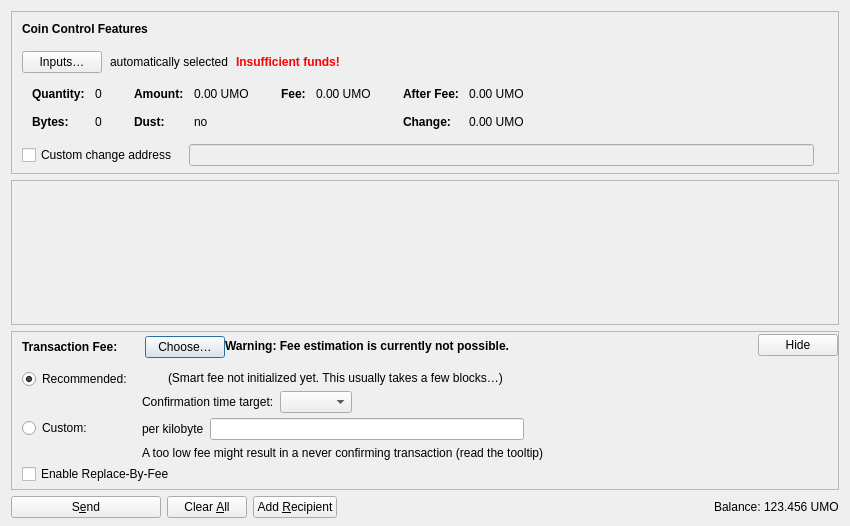
<?xml version="1.0" encoding="UTF-8"?>
<ui version="4.0">
 <class>SendCoinsDialog</class>
 <widget class="QDialog" name="SendCoinsDialog">
  <property name="geometry">
   <rect>
    <x>0</x>
    <y>0</y>
    <width>850</width>
    <height>526</height>
   </rect>
  </property>
  <property name="windowTitle">
   <string>Send Coins</string>
  </property>
  <layout class="QVBoxLayout" name="verticalLayout" stretch="0,1,0,0">
   <property name="bottomMargin">
    <number>8</number>
   </property>
   <item>
    <widget class="QFrame" name="frameCoinControl">
     <property name="sizePolicy">
      <sizepolicy hsizetype="Expanding" vsizetype="Expanding">
       <horstretch>0</horstretch>
       <verstretch>0</verstretch>
      </sizepolicy>
     </property>
     <property name="maximumSize">
      <size>
       <width>16777215</width>
       <height>16777215</height>
      </size>
     </property>
     <property name="frameShape">
      <enum>QFrame::StyledPanel</enum>
     </property>
     <property name="frameShadow">
      <enum>QFrame::Sunken</enum>
     </property>
     <layout class="QVBoxLayout" name="verticalLayoutCoinControl2">
      <property name="spacing">
       <number>0</number>
      </property>
      <property name="leftMargin">
       <number>0</number>
      </property>
      <property name="topMargin">
       <number>0</number>
      </property>
      <property name="rightMargin">
       <number>0</number>
      </property>
      <property name="bottomMargin">
       <number>6</number>
      </property>
      <item>
       <layout class="QVBoxLayout" name="verticalLayoutCoinControl" stretch="0,0,0,0,1">
        <property name="spacing">
         <number>0</number>
        </property>
        <property name="leftMargin">
         <number>10</number>
        </property>
        <property name="topMargin">
         <number>10</number>
        </property>
        <item>
         <layout class="QHBoxLayout" name="horizontalLayoutCoinControl1">
          <property name="bottomMargin">
           <number>15</number>
          </property>
          <item>
           <widget class="QLabel" name="labelCoinControlFeatures">
            <property name="sizePolicy">
             <sizepolicy hsizetype="Preferred" vsizetype="Maximum">
              <horstretch>0</horstretch>
              <verstretch>0</verstretch>
             </sizepolicy>
            </property>
            <property name="font">
             <font>
              <weight>75</weight>
              <bold>true</bold>
             </font>
            </property>
            <property name="styleSheet">
             <string notr="true">font-weight:bold;</string>
            </property>
            <property name="text">
             <string>Coin Control Features</string>
            </property>
           </widget>
          </item>
         </layout>
        </item>
        <item>
         <layout class="QHBoxLayout" name="horizontalLayoutCoinControl2" stretch="0,0,0,0">
          <property name="spacing">
           <number>8</number>
          </property>
          <property name="bottomMargin">
           <number>10</number>
          </property>
          <item>
           <widget class="QPushButton" name="pushButtonCoinControl">
            <property name="styleSheet">
             <string notr="true"/>
            </property>
            <property name="text">
             <string>Inputs…</string>
            </property>
            <property name="autoDefault">
             <bool>false</bool>
            </property>
           </widget>
          </item>
          <item>
           <widget class="QLabel" name="labelCoinControlAutomaticallySelected">
            <property name="text">
             <string>automatically selected</string>
            </property>
            <property name="margin">
             <number>5</number>
            </property>
           </widget>
          </item>
          <item>
           <widget class="QLabel" name="labelCoinControlInsuffFunds">
            <property name="font">
             <font>
              <weight>75</weight>
              <bold>true</bold>
             </font>
            </property>
            <property name="styleSheet">
             <string notr="true">color:red;font-weight:bold;</string>
            </property>
            <property name="text">
             <string>Insufficient funds!</string>
            </property>
            <property name="margin">
             <number>5</number>
            </property>
           </widget>
          </item>
          <item>
           <spacer name="horizontalSpacerCoinControl">
            <property name="orientation">
             <enum>Qt::Horizontal</enum>
            </property>
            <property name="sizeHint" stdset="0">
             <size>
              <width>40</width>
              <height>1</height>
             </size>
            </property>
           </spacer>
          </item>
         </layout>
        </item>
        <item>
         <widget class="QWidget" name="widgetCoinControl" native="true">
          <property name="sizePolicy">
           <sizepolicy hsizetype="Preferred" vsizetype="Preferred">
            <horstretch>0</horstretch>
            <verstretch>0</verstretch>
           </sizepolicy>
          </property>
          <property name="minimumSize">
           <size>
            <width>0</width>
            <height>0</height>
           </size>
          </property>
          <property name="styleSheet">
           <string notr="true"/>
          </property>
          <layout class="QHBoxLayout" name="horizontalLayoutCoinControl5">
           <property name="leftMargin">
            <number>0</number>
           </property>
           <property name="topMargin">
            <number>0</number>
           </property>
           <property name="rightMargin">
            <number>0</number>
           </property>
           <property name="bottomMargin">
            <number>0</number>
           </property>
           <item>
            <layout class="QHBoxLayout" name="horizontalLayoutCoinControl3" stretch="0,0,0,1">
             <property name="spacing">
              <number>20</number>
             </property>
             <property name="topMargin">
              <number>0</number>
             </property>
             <property name="bottomMargin">
              <number>10</number>
             </property>
             <item>
              <layout class="QFormLayout" name="formLayoutCoinControl1">
               <property name="horizontalSpacing">
                <number>10</number>
               </property>
               <property name="verticalSpacing">
                <number>14</number>
               </property>
               <property name="leftMargin">
                <number>10</number>
               </property>
               <property name="topMargin">
                <number>4</number>
               </property>
               <property name="rightMargin">
                <number>6</number>
               </property>
               <item row="0" column="0">
                <widget class="QLabel" name="labelCoinControlQuantityText">
                 <property name="font">
                  <font>
                   <weight>75</weight>
                   <bold>true</bold>
                  </font>
                 </property>
                 <property name="text">
                  <string>Quantity:</string>
                 </property>
                 <property name="margin">
                  <number>0</number>
                 </property>
                </widget>
               </item>
               <item row="0" column="1">
                <widget class="QLabel" name="labelCoinControlQuantity">
                 <property name="cursor">
                  <cursorShape>IBeamCursor</cursorShape>
                 </property>
                 <property name="contextMenuPolicy">
                  <enum>Qt::ActionsContextMenu</enum>
                 </property>
                 <property name="text">
                  <string notr="true">0</string>
                 </property>
                 <property name="margin">
                  <number>0</number>
                 </property>
                 <property name="textInteractionFlags">
                  <set>Qt::LinksAccessibleByMouse|Qt::TextSelectableByKeyboard|Qt::TextSelectableByMouse</set>
                 </property>
                </widget>
               </item>
               <item row="1" column="0">
                <widget class="QLabel" name="labelCoinControlBytesText">
                 <property name="font">
                  <font>
                   <weight>75</weight>
                   <bold>true</bold>
                  </font>
                 </property>
                 <property name="text">
                  <string>Bytes:</string>
                 </property>
                </widget>
               </item>
               <item row="1" column="1">
                <widget class="QLabel" name="labelCoinControlBytes">
                 <property name="cursor">
                  <cursorShape>IBeamCursor</cursorShape>
                 </property>
                 <property name="contextMenuPolicy">
                  <enum>Qt::ActionsContextMenu</enum>
                 </property>
                 <property name="text">
                  <string notr="true">0</string>
                 </property>
                 <property name="textInteractionFlags">
                  <set>Qt::LinksAccessibleByMouse|Qt::TextSelectableByKeyboard|Qt::TextSelectableByMouse</set>
                 </property>
                </widget>
               </item>
              </layout>
             </item>
             <item>
              <layout class="QFormLayout" name="formLayoutCoinControl2">
               <property name="horizontalSpacing">
                <number>10</number>
               </property>
               <property name="verticalSpacing">
                <number>14</number>
               </property>
               <property name="leftMargin">
                <number>6</number>
               </property>
               <property name="topMargin">
                <number>4</number>
               </property>
               <property name="rightMargin">
                <number>6</number>
               </property>
               <item row="0" column="0">
                <widget class="QLabel" name="labelCoinControlAmountText">
                 <property name="font">
                  <font>
                   <weight>75</weight>
                   <bold>true</bold>
                  </font>
                 </property>
                 <property name="text">
                  <string>Amount:</string>
                 </property>
                 <property name="margin">
                  <number>0</number>
                 </property>
                </widget>
               </item>
               <item row="0" column="1">
                <widget class="QLabel" name="labelCoinControlAmount">
                 <property name="cursor">
                  <cursorShape>IBeamCursor</cursorShape>
                 </property>
                 <property name="contextMenuPolicy">
                  <enum>Qt::ActionsContextMenu</enum>
                 </property>
                 <property name="text">
                  <string notr="true">0.00 UMO</string>
                 </property>
                 <property name="textInteractionFlags">
                  <set>Qt::LinksAccessibleByMouse|Qt::TextSelectableByKeyboard|Qt::TextSelectableByMouse</set>
                 </property>
                </widget>
               </item>
               <item row="1" column="0">
                <widget class="QLabel" name="labelCoinControlLowOutputText">
                 <property name="font">
                  <font>
                   <weight>75</weight>
                   <bold>true</bold>
                  </font>
                 </property>
                 <property name="text">
                  <string>Dust:</string>
                 </property>
                </widget>
               </item>
               <item row="1" column="1">
                <widget class="QLabel" name="labelCoinControlLowOutput">
                 <property name="cursor">
                  <cursorShape>IBeamCursor</cursorShape>
                 </property>
                 <property name="contextMenuPolicy">
                  <enum>Qt::ActionsContextMenu</enum>
                 </property>
                 <property name="text">
                  <string notr="true">no</string>
                 </property>
                 <property name="textInteractionFlags">
                  <set>Qt::LinksAccessibleByMouse|Qt::TextSelectableByKeyboard|Qt::TextSelectableByMouse</set>
                 </property>
                </widget>
               </item>
              </layout>
             </item>
             <item>
              <layout class="QFormLayout" name="formLayoutCoinControl3">
               <property name="horizontalSpacing">
                <number>10</number>
               </property>
               <property name="verticalSpacing">
                <number>14</number>
               </property>
               <property name="leftMargin">
                <number>6</number>
               </property>
               <property name="topMargin">
                <number>4</number>
               </property>
               <property name="rightMargin">
                <number>6</number>
               </property>
               <item row="0" column="0">
                <widget class="QLabel" name="labelCoinControlFeeText">
                 <property name="font">
                  <font>
                   <weight>75</weight>
                   <bold>true</bold>
                  </font>
                 </property>
                 <property name="text">
                  <string>Fee:</string>
                 </property>
                 <property name="margin">
                  <number>0</number>
                 </property>
                </widget>
               </item>
               <item row="0" column="1">
                <widget class="QLabel" name="labelCoinControlFee">
                 <property name="cursor">
                  <cursorShape>IBeamCursor</cursorShape>
                 </property>
                 <property name="contextMenuPolicy">
                  <enum>Qt::ActionsContextMenu</enum>
                 </property>
                 <property name="text">
                  <string notr="true">0.00 UMO</string>
                 </property>
                 <property name="textInteractionFlags">
                  <set>Qt::LinksAccessibleByMouse|Qt::TextSelectableByKeyboard|Qt::TextSelectableByMouse</set>
                 </property>
                </widget>
               </item>
              </layout>
             </item>
             <item>
              <layout class="QFormLayout" name="formLayoutCoinControl4">
               <property name="horizontalSpacing">
                <number>10</number>
               </property>
               <property name="verticalSpacing">
                <number>14</number>
               </property>
               <property name="leftMargin">
                <number>6</number>
               </property>
               <property name="topMargin">
                <number>4</number>
               </property>
               <property name="rightMargin">
                <number>6</number>
               </property>
               <item row="0" column="0">
                <widget class="QLabel" name="labelCoinControlAfterFeeText">
                 <property name="font">
                  <font>
                   <weight>75</weight>
                   <bold>true</bold>
                  </font>
                 </property>
                 <property name="text">
                  <string>After Fee:</string>
                 </property>
                 <property name="margin">
                  <number>0</number>
                 </property>
                </widget>
               </item>
               <item row="0" column="1">
                <widget class="QLabel" name="labelCoinControlAfterFee">
                 <property name="cursor">
                  <cursorShape>IBeamCursor</cursorShape>
                 </property>
                 <property name="contextMenuPolicy">
                  <enum>Qt::ActionsContextMenu</enum>
                 </property>
                 <property name="text">
                  <string notr="true">0.00 UMO</string>
                 </property>
                 <property name="textInteractionFlags">
                  <set>Qt::LinksAccessibleByMouse|Qt::TextSelectableByKeyboard|Qt::TextSelectableByMouse</set>
                 </property>
                </widget>
               </item>
               <item row="1" column="0">
                <widget class="QLabel" name="labelCoinControlChangeText">
                 <property name="font">
                  <font>
                   <weight>75</weight>
                   <bold>true</bold>
                  </font>
                 </property>
                 <property name="text">
                  <string>Change:</string>
                 </property>
                </widget>
               </item>
               <item row="1" column="1">
                <widget class="QLabel" name="labelCoinControlChange">
                 <property name="cursor">
                  <cursorShape>IBeamCursor</cursorShape>
                 </property>
                 <property name="contextMenuPolicy">
                  <enum>Qt::ActionsContextMenu</enum>
                 </property>
                 <property name="text">
                  <string notr="true">0.00 UMO</string>
                 </property>
                 <property name="textInteractionFlags">
                  <set>Qt::LinksAccessibleByMouse|Qt::TextSelectableByKeyboard|Qt::TextSelectableByMouse</set>
                 </property>
                </widget>
               </item>
              </layout>
             </item>
            </layout>
           </item>
          </layout>
         </widget>
        </item>
        <item>
         <layout class="QHBoxLayout" name="horizontalLayoutCoinControl4" stretch="0,0,0">
          <property name="spacing">
           <number>12</number>
          </property>
          <property name="sizeConstraint">
           <enum>QLayout::SetDefaultConstraint</enum>
          </property>
          <property name="topMargin">
           <number>5</number>
          </property>
          <property name="rightMargin">
           <number>5</number>
          </property>
          <item>
           <widget class="QCheckBox" name="checkBoxCoinControlChange">
            <property name="toolTip">
             <string>If this is activated, but the change address is empty or invalid, change will be sent to a newly generated address.</string>
            </property>
            <property name="text">
             <string>Custom change address</string>
            </property>
           </widget>
          </item>
          <item>
           <widget class="QValidatedLineEdit" name="lineEditCoinControlChange">
            <property name="enabled">
             <bool>false</bool>
            </property>
            <property name="sizePolicy">
             <sizepolicy hsizetype="Expanding" vsizetype="Fixed">
              <horstretch>0</horstretch>
              <verstretch>0</verstretch>
             </sizepolicy>
            </property>
           </widget>
          </item>
          <item>
           <widget class="QLabel" name="labelCoinControlChangeLabel">
            <property name="sizePolicy">
             <sizepolicy hsizetype="Preferred" vsizetype="Expanding">
              <horstretch>0</horstretch>
              <verstretch>0</verstretch>
             </sizepolicy>
            </property>
            <property name="minimumSize">
             <size>
              <width>0</width>
              <height>0</height>
             </size>
            </property>
            <property name="text">
             <string/>
            </property>
            <property name="margin">
             <number>3</number>
            </property>
           </widget>
          </item>
         </layout>
        </item>
        <item>
         <spacer name="verticalSpacerCoinControl">
          <property name="orientation">
           <enum>Qt::Vertical</enum>
          </property>
          <property name="sizeHint" stdset="0">
           <size>
            <width>800</width>
            <height>1</height>
           </size>
          </property>
         </spacer>
        </item>
       </layout>
      </item>
     </layout>
    </widget>
   </item>
   <item>
    <widget class="QScrollArea" name="scrollArea">
     <property name="widgetResizable">
      <bool>true</bool>
     </property>
     <widget class="QWidget" name="scrollAreaWidgetContents">
      <property name="geometry">
       <rect>
        <x>0</x>
        <y>0</y>
        <width>830</width>
        <height>104</height>
       </rect>
      </property>
      <layout class="QVBoxLayout" name="verticalLayout_2" stretch="0,1">
       <property name="leftMargin">
        <number>0</number>
       </property>
       <property name="topMargin">
        <number>0</number>
       </property>
       <property name="rightMargin">
        <number>0</number>
       </property>
       <property name="bottomMargin">
        <number>0</number>
       </property>
       <item>
        <layout class="QVBoxLayout" name="entries">
         <property name="spacing">
          <number>6</number>
         </property>
        </layout>
       </item>
       <item>
        <spacer name="verticalSpacer">
         <property name="orientation">
          <enum>Qt::Vertical</enum>
         </property>
         <property name="sizeHint" stdset="0">
          <size>
           <width>20</width>
           <height>40</height>
          </size>
         </property>
        </spacer>
       </item>
      </layout>
     </widget>
    </widget>
   </item>
   <item>
    <widget class="QFrame" name="frameFee">
     <property name="sizePolicy">
      <sizepolicy hsizetype="Expanding" vsizetype="Expanding">
       <horstretch>0</horstretch>
       <verstretch>0</verstretch>
      </sizepolicy>
     </property>
     <property name="maximumSize">
      <size>
       <width>16777215</width>
       <height>16777215</height>
      </size>
     </property>
     <property name="frameShape">
      <enum>QFrame::StyledPanel</enum>
     </property>
     <property name="frameShadow">
      <enum>QFrame::Sunken</enum>
     </property>
     <layout class="QVBoxLayout" name="verticalLayoutFee1">
      <property name="spacing">
       <number>0</number>
      </property>
      <property name="leftMargin">
       <number>0</number>
      </property>
      <property name="topMargin">
       <number>0</number>
      </property>
      <property name="rightMargin">
       <number>0</number>
      </property>
      <property name="bottomMargin">
       <number>0</number>
      </property>
      <item>
       <layout class="QVBoxLayout" name="verticalLayoutFee2" stretch="0,0,0">
        <property name="spacing">
         <number>0</number>
        </property>
        <property name="leftMargin">
         <number>10</number>
        </property>
        <property name="topMargin">
         <number>0</number>
        </property>
        <item>
         <layout class="QHBoxLayout" name="horizontalLayoutFee1">
          <property name="bottomMargin">
           <number>0</number>
          </property>
          <item>
           <layout class="QVBoxLayout" name="verticalLayoutFee7">
            <property name="spacing">
             <number>0</number>
            </property>
            <item>
             <spacer name="verticalSpacerSmartFee">
              <property name="orientation">
               <enum>Qt::Vertical</enum>
              </property>
              <property name="sizeType">
               <enum>QSizePolicy::Fixed</enum>
              </property>
              <property name="sizeHint" stdset="0">
               <size>
                <width>1</width>
                <height>4</height>
               </size>
              </property>
             </spacer>
            </item>
            <item>
             <layout class="QHBoxLayout" name="horizontalLayoutSmartFee">
              <property name="spacing">
               <number>10</number>
              </property>
              <item>
               <widget class="QLabel" name="labelFeeHeadline">
                <property name="sizePolicy">
                 <sizepolicy hsizetype="Preferred" vsizetype="Maximum">
                  <horstretch>0</horstretch>
                  <verstretch>0</verstretch>
                 </sizepolicy>
                </property>
                <property name="font">
                 <font>
                  <weight>75</weight>
                  <bold>true</bold>
                 </font>
                </property>
                <property name="styleSheet">
                 <string notr="true">font-weight:bold;</string>
                </property>
                <property name="text">
                 <string>Transaction Fee:</string>
                </property>
               </widget>
              </item>
              <item>
               <widget class="QLabel" name="labelFeeMinimized">
                <property name="text">
                 <string/>
                </property>
               </widget>
              </item>
              <item>
               <widget class="QPushButton" name="buttonChooseFee">
                <property name="text">
                 <string>Choose…</string>
                </property>
               </widget>
              </item>
             </layout>
            </item>
            <item>
             <spacer name="verticalSpacer_5">
              <property name="orientation">
               <enum>Qt::Vertical</enum>
              </property>
              <property name="sizeHint" stdset="0">
               <size>
                <width>1</width>
                <height>1</height>
               </size>
              </property>
             </spacer>
            </item>
           </layout>
          </item>
          <item>
           <widget class="QLabel" name="fallbackFeeWarningLabel">
            <property name="toolTip">
             <string>Using the fallbackfee can result in sending a transaction that will take several hours or days (or never) to confirm. Consider choosing your fee manually or wait until you have validated the complete chain.</string>
            </property>
            <property name="font">
            <font>
                <weight>75</weight>
                <bold>true</bold>
            </font>
            </property>
            <property name="text">
             <string>Warning: Fee estimation is currently not possible.</string>
            </property>
            <property name="wordWrap">
             <bool>false</bool>
            </property>
           </widget>
          </item>
          <item>
           <spacer name="horizontalSpacer_4">
            <property name="orientation">
             <enum>Qt::Horizontal</enum>
            </property>
            <property name="sizeType">
             <enum>QSizePolicy::MinimumExpanding</enum>
            </property>
            <property name="sizeHint" stdset="0">
             <size>
              <width>40</width>
              <height>20</height>
             </size>
            </property>
           </spacer>
          </item>
          <item>
           <widget class="QPushButton" name="buttonMinimizeFee">
            <property name="toolTip">
             <string>Hide transaction fee settings</string>
            </property>
            <property name="text">
             <string>Hide</string>
            </property>
           </widget>
          </item>
         </layout>
        </item>
        <item>
         <widget class="QFrame" name="frameFeeSelection">
          <layout class="QVBoxLayout" name="verticalLayoutFee12">
           <property name="spacing">
            <number>0</number>
           </property>
           <property name="leftMargin">
            <number>0</number>
           </property>
           <property name="topMargin">
            <number>0</number>
           </property>
           <property name="rightMargin">
            <number>0</number>
           </property>
           <property name="bottomMargin">
            <number>0</number>
           </property>
           <item>
            <layout class="QGridLayout" name="gridLayoutFee">
             <property name="topMargin">
              <number>10</number>
             </property>
             <property name="bottomMargin">
              <number>4</number>
             </property>
             <property name="horizontalSpacing">
              <number>10</number>
             </property>
             <property name="verticalSpacing">
              <number>4</number>
             </property>
             <item row="1" column="1">
              <layout class="QVBoxLayout" name="verticalLayoutFee8">
               <property name="spacing">
                <number>6</number>
               </property>
               <item>
                <layout class="QHBoxLayout" name="horizontalLayoutFee13">
                 <item>
                  <widget class="QLabel" name="labelCustomPerKilobyte">
                   <property name="toolTip">
                    <string>Specify a custom fee per kB (1,000 bytes) of the transaction's virtual size.

Note:  Since the fee is calculated on a per-byte basis, a fee rate of "100 satoshis per kvB" for a transaction size of 500 virtual bytes (half of 1 kvB) would ultimately yield a fee of only 50 satoshis.</string>
                   </property>
                   <property name="text">
                    <string>per kilobyte</string>
                   </property>
                  </widget>
                 </item>
                 <item>
                  <widget class="BitcoinAmountField" name="customFee"/>
                 </item>
                 <item>
                  <spacer name="horizontalSpacer_6">
                   <property name="orientation">
                    <enum>Qt::Horizontal</enum>
                   </property>
                   <property name="sizeHint" stdset="0">
                    <size>
                     <width>1</width>
                     <height>1</height>
                    </size>
                   </property>
                  </spacer>
                 </item>
                </layout>
               </item>
               <item>
                <layout class="QHBoxLayout" name="horizontalLayoutFee8">
                 <item>
                  <widget class="QLabel" name="labelCustomFeeWarning">
                   <property name="enabled">
                    <bool>true</bool>
                   </property>
                   <property name="toolTip">
                    <string>When there is less transaction volume than space in the blocks, miners as well as relaying nodes may enforce a minimum fee. Paying only this minimum fee is just fine, but be aware that this can result in a never confirming transaction once there is more demand for UniversalMolecule transactions than the network can process.</string>
                   </property>
                   <property name="text">
                    <string>A too low fee might result in a never confirming transaction (read the tooltip)</string>
                   </property>
                  </widget>
                 </item>
                 <item>
                  <spacer name="horizontalSpacer_2">
                   <property name="orientation">
                    <enum>Qt::Horizontal</enum>
                   </property>
                   <property name="sizeHint" stdset="0">
                    <size>
                     <width>1</width>
                     <height>1</height>
                    </size>
                   </property>
                  </spacer>
                 </item>
                </layout>
               </item>
              </layout>
             </item>
             <item row="0" column="0">
              <layout class="QVBoxLayout" name="verticalLayoutFee4" stretch="0,1">
               <item>
                <widget class="QRadioButton" name="radioSmartFee">
                 <property name="text">
                  <string>Recommended:</string>
                 </property>
                 <property name="checked">
                  <bool>true</bool>
                 </property>
                 <attribute name="buttonGroup">
                  <string notr="true">groupFee</string>
                 </attribute>
                </widget>
               </item>
               <item>
                <spacer name="verticalSpacer_2">
                 <property name="orientation">
                  <enum>Qt::Vertical</enum>
                 </property>
                 <property name="sizeHint" stdset="0">
                  <size>
                   <width>1</width>
                   <height>1</height>
                  </size>
                 </property>
                </spacer>
               </item>
              </layout>
             </item>
             <item row="1" column="0">
              <layout class="QVBoxLayout" name="verticalLayoutFee9" stretch="0,1">
               <item>
                <widget class="QRadioButton" name="radioCustomFee">
                 <property name="text">
                  <string>Custom:</string>
                 </property>
                 <attribute name="buttonGroup">
                  <string notr="true">groupFee</string>
                 </attribute>
                </widget>
               </item>
               <item>
                <spacer name="verticalSpacer_6">
                 <property name="orientation">
                  <enum>Qt::Vertical</enum>
                 </property>
                 <property name="sizeHint" stdset="0">
                  <size>
                   <width>1</width>
                   <height>1</height>
                  </size>
                 </property>
                </spacer>
               </item>
              </layout>
             </item>
             <item row="0" column="1">
              <layout class="QVBoxLayout" name="verticalLayoutFee3" stretch="0,0,1">
               <property name="spacing">
                <number>6</number>
               </property>
               <property name="topMargin">
                <number>2</number>
               </property>
               <item>
                <layout class="QHBoxLayout" name="horizontalLayoutFee12">
                 <item>
                  <widget class="QLabel" name="labelSmartFee">
                   <property name="text">
                    <string/>
                   </property>
                  </widget>
                 </item>
                 <item>
                  <widget class="QLabel" name="labelFeeEstimation">
                   <property name="text">
                    <string/>
                   </property>
                  </widget>
                 </item>
                 <item>
                  <widget class="QLabel" name="labelSmartFee2">
                   <property name="text">
                    <string>(Smart fee not initialized yet. This usually takes a few blocks…)</string>
                   </property>
                  </widget>
                 </item>
                 <item>
                  <spacer name="horizontalSpacer_5">
                   <property name="orientation">
                    <enum>Qt::Horizontal</enum>
                   </property>
                   <property name="sizeHint" stdset="0">
                    <size>
                     <width>1</width>
                     <height>1</height>
                    </size>
                   </property>
                  </spacer>
                 </item>
                </layout>
               </item>
               <item>
                <layout class="QHBoxLayout" name="horizontalLayoutFee9">
                 <item>
                  <layout class="QVBoxLayout" name="verticalLayoutFee6">
                   <item>
                    <widget class="QLabel" name="labelSmartFee3">
                     <property name="text">
                      <string>Confirmation time target:</string>
                     </property>
                    </widget>
                   </item>
                  </layout>
                 </item>
                 <item>
                  <layout class="QVBoxLayout" name="verticalLayoutFee5">
                   <property name="rightMargin">
                    <number>30</number>
                   </property>
                   <item>
                    <layout class="QHBoxLayout" name="horizontalLayoutConfTarget">
                     <property name="bottomMargin">
                      <number>0</number>
                     </property>
                     <item>
                      <widget class="QComboBox" name="confTargetSelector"/>
                     </item>
                     <item>
                      <spacer name="horizontalSpacerConfTarget">
                       <property name="orientation">
                        <enum>Qt::Horizontal</enum>
                       </property>
                       <property name="sizeHint" stdset="0">
                        <size>
                         <width>40</width>
                         <height>20</height>
                        </size>
                       </property>
                      </spacer>
                     </item>
                    </layout>
                   </item>
                  </layout>
                 </item>
                </layout>
               </item>
               <item>
                <spacer name="verticalSpacer_4">
                 <property name="orientation">
                  <enum>Qt::Vertical</enum>
                 </property>
                 <property name="sizeHint" stdset="0">
                  <size>
                   <width>1</width>
                   <height>1</height>
                  </size>
                 </property>
                </spacer>
               </item>
              </layout>
             </item>
            </layout>
           </item>
           <item>
            <widget class="QCheckBox" name="optInRBF">
             <property name="text">
              <string>Enable Replace-By-Fee</string>
             </property>
             <property name="toolTip">
              <string>With Replace-By-Fee (BIP-125) you can increase a transaction's fee after it is sent. Without this, a higher fee may be recommended to compensate for increased transaction delay risk.</string>
             </property>
            </widget>
           </item>
          </layout>
         </widget>
        </item>
        <item>
         <spacer name="verticalSpacerFee">
          <property name="orientation">
           <enum>Qt::Vertical</enum>
          </property>
          <property name="sizeHint" stdset="0">
           <size>
            <width>40</width>
            <height>5</height>
           </size>
          </property>
         </spacer>
        </item>
       </layout>
      </item>
     </layout>
    </widget>
   </item>
   <item>
    <layout class="QHBoxLayout" name="horizontalLayout">
     <item>
      <widget class="QPushButton" name="sendButton">
       <property name="minimumSize">
        <size>
         <width>150</width>
         <height>0</height>
        </size>
       </property>
       <property name="toolTip">
        <string>Confirm the send action</string>
       </property>
       <property name="text">
        <string>S&amp;end</string>
       </property>
       <property name="icon">
        <iconset resource="../bitcoin.qrc">
         <normaloff>:/icons/send</normaloff>:/icons/send</iconset>
       </property>
       <property name="autoDefault">
        <bool>false</bool>
       </property>
       <property name="default">
        <bool>false</bool>
       </property>
      </widget>
     </item>
     <item>
      <widget class="QPushButton" name="clearButton">
       <property name="sizePolicy">
        <sizepolicy hsizetype="Minimum" vsizetype="Fixed">
         <horstretch>0</horstretch>
         <verstretch>0</verstretch>
        </sizepolicy>
       </property>
       <property name="toolTip">
        <string>Clear all fields of the form.</string>
       </property>
       <property name="text">
        <string>Clear &amp;All</string>
       </property>
       <property name="icon">
        <iconset resource="../bitcoin.qrc">
         <normaloff>:/icons/remove</normaloff>:/icons/remove</iconset>
       </property>
       <property name="autoDefault">
        <bool>false</bool>
       </property>
      </widget>
     </item>
     <item>
      <widget class="QPushButton" name="addButton">
       <property name="toolTip">
        <string>Send to multiple recipients at once</string>
       </property>
       <property name="text">
        <string>Add &amp;Recipient</string>
       </property>
       <property name="icon">
        <iconset resource="../bitcoin.qrc">
         <normaloff>:/icons/add</normaloff>:/icons/add</iconset>
       </property>
       <property name="autoDefault">
        <bool>false</bool>
       </property>
      </widget>
     </item>
     <item>
      <spacer name="horizontalSpacer">
       <property name="orientation">
        <enum>Qt::Horizontal</enum>
       </property>
       <property name="sizeHint" stdset="0">
        <size>
         <width>40</width>
         <height>20</height>
        </size>
       </property>
      </spacer>
     </item>
     <item>
      <layout class="QHBoxLayout" name="horizontalLayout_2">
       <property name="spacing">
        <number>3</number>
       </property>
       <item>
        <widget class="QLabel" name="labelBalanceName">
         <property name="sizePolicy">
          <sizepolicy hsizetype="Preferred" vsizetype="Fixed">
           <horstretch>0</horstretch>
           <verstretch>0</verstretch>
          </sizepolicy>
         </property>
         <property name="text">
          <string>Balance:</string>
         </property>
        </widget>
       </item>
       <item>
        <widget class="QLabel" name="labelBalance">
         <property name="sizePolicy">
          <sizepolicy hsizetype="Preferred" vsizetype="Fixed">
           <horstretch>0</horstretch>
           <verstretch>0</verstretch>
          </sizepolicy>
         </property>
         <property name="cursor">
          <cursorShape>IBeamCursor</cursorShape>
         </property>
         <property name="text">
          <string notr="true">123.456 UMO</string>
         </property>
         <property name="textInteractionFlags">
          <set>Qt::LinksAccessibleByMouse|Qt::TextSelectableByKeyboard|Qt::TextSelectableByMouse</set>
         </property>
        </widget>
       </item>
      </layout>
     </item>
    </layout>
   </item>
  </layout>
 </widget>
 <customwidgets>
  <customwidget>
   <class>QValidatedLineEdit</class>
   <extends>QLineEdit</extends>
   <header>qt/qvalidatedlineedit.h</header>
  </customwidget>
  <customwidget>
   <class>BitcoinAmountField</class>
   <extends>QLineEdit</extends>
   <header>qt/bitcoinamountfield.h</header>
   <container>1</container>
  </customwidget>
 </customwidgets>
 <resources>
  <include location="../bitcoin.qrc"/>
 </resources>
 <connections/>
 <buttongroups>
  <buttongroup name="groupFee"/>
 </buttongroups>
</ui>
